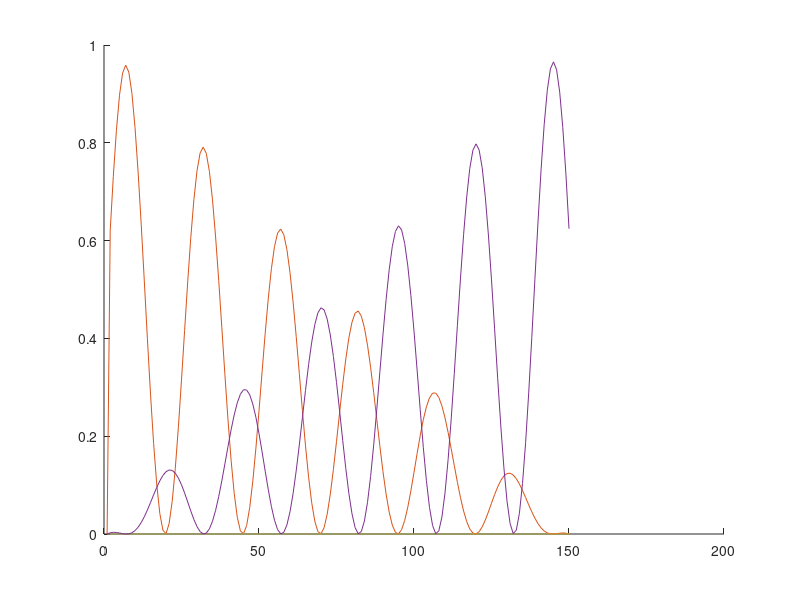
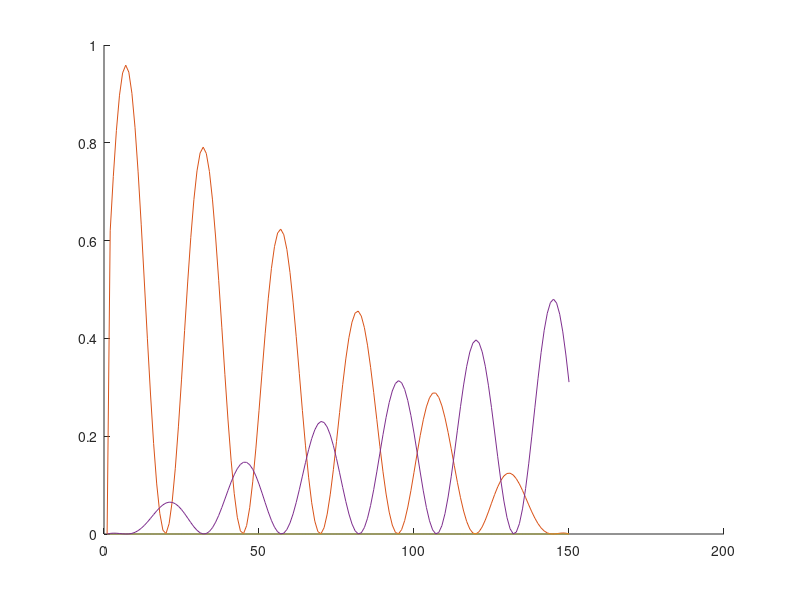
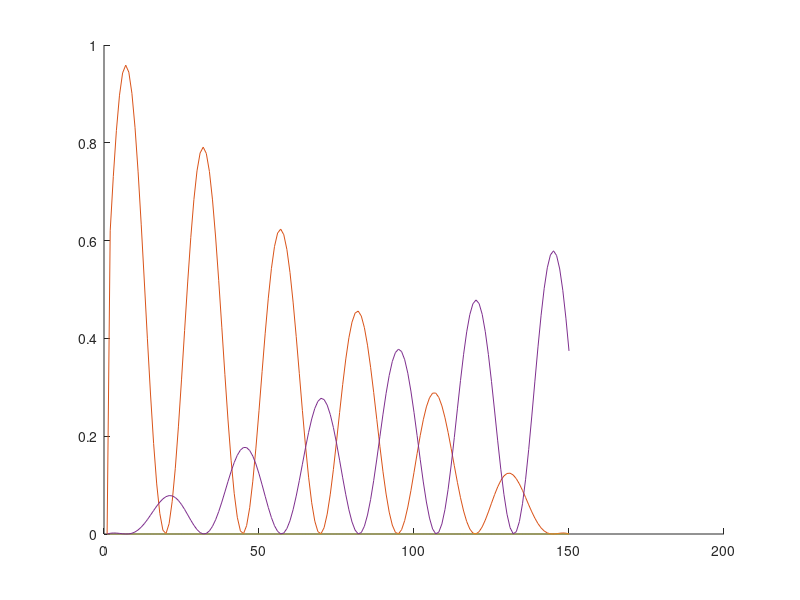
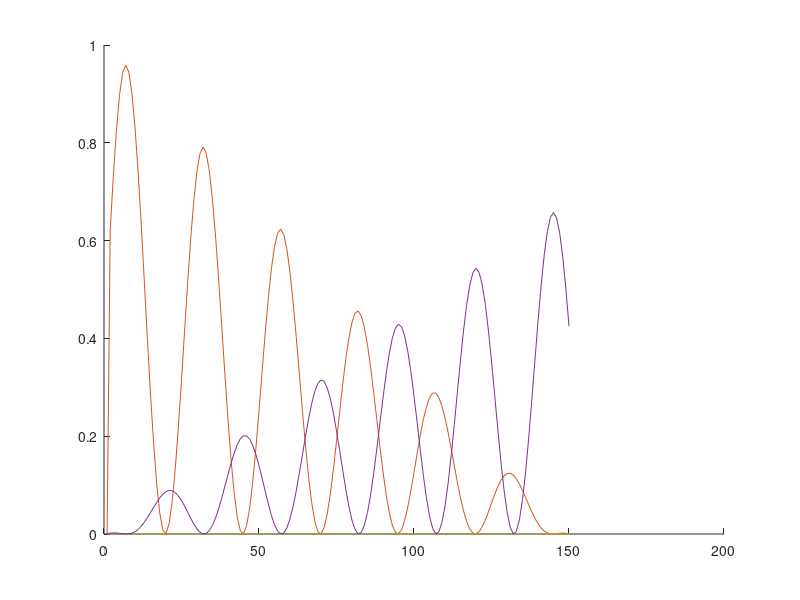

The MATLAB script that drew these images, in order:
function [] = hasselmo9402_working()
% hasselmo_2002 theta model


%todo: 
% add plots for ca3 and ec activity
% add ach to the model
% make a struct to hold data? 

clear all;

%% runtime parameters
p.nTrls = 14;
p.nTSteps = 25;
p.nCA1cells = 2;
p.nCA3cells = 3;
p.nECcells = 2;

p.dt = 0.005; % 5 ms
p.thF = 8; % 8 Hz
p.stepsPerCycle = ceil(((1/p.thF)/p.dt));
p.phaseStep = (2*pi)/p.stepsPerCycle; % numnber of radians to increment theta phase by for each time steps
p.k = .5; 
p.lrate = 0.01; % learning rate, per Ehren's experiment
p.thetaScale = 1; % X from Hasselmo et al (2002), p 799
% [0 to 1] smaller means theta has less effect on functional strength
% paper is vague about whether different values are used for the different
% layers (CA3 vs EC), for now we'll assume that it is a single fixed
% parameter.

% allocate arrays
a.CA1 = nan(p.nCA1cells,p.nTSteps);
a.CA3 = nan(p.nCA3cells,p.nTrls); 
a.EC  = nan(p.nECcells, p.nTrls);
w.CA3 = eye(p.nCA1cells, p.nCA3cells);
w.EC  = eye(p.nCA1cells, p.nECcells); % identity matrix p.801
tempXprod = nan(p.nCA1cells,p.nCA3cells,p.stepsPerCycle);



%% Task 

stage = 1;

% for each trial, run the theta model 
for trl = 1:p.nTrls
  % initialize first timestep
  % NOTE: THESE NEED TO BE SET FOR EACH PHASE OF THE TASK, TRL
  a.CA3(:,1) = [0; 1; 1]; % rand(p.nCA3cells,1) > .5;
  a.EC(:,1)  = [0; 1]; % rand(p.nECcells, 1) > .5;
  
  % runs the model 
  [a, tempXprod, ph, theta] = runTheta(a,tempXprod,w,p,stage);
  
  % compute weight updates after each theta cycle
  dw.CA3(:,:) = sum(tempXprod,3);
  
  fprintf('\nTrial %i\n',trl);
  if any(isnan(dw.CA3)), keyboard, end
  w.CA3, dw.CA3
  w.CA3 = w.CA3 + p.lrate.*dw.CA3; %   w.CA3 = w.CA3 + dw.CA3;
  w.CA3 = min(w.CA3, p.k);
  w.CA3
  
end

if 1, plotStateVariables(theta,a); end

  keyboard

  fprintf('Test initial learning\n');  
  a.CA3(:,1) = [0; 1; 0]; % rand(p.nCA3cells,1) > .5;
  [a, tempXprod, ph, theta] = runTheta(a,tempXprod,w,p,stage); 
  if 1, plotStateVariables(theta,a); end
  
end

function [a,tempXprod, ph, theta] = runTheta(a,tempXprod,w,p,stage)
  
  % allocate phase and theta params
  ph.EC = nan(p.nTSteps,1);   theta.EC = nan(p.nTSteps,1);
  ph.CA3 = nan(p.nTSteps,1);  theta.CA3 = nan(p.nTSteps,1);
  ph.LTP = nan(p.nTSteps,1);  theta.LTP = nan(p.nTSteps,1);

  
  ph.EC(1)  = 0;    theta.EC(1)  = (p.thetaScale/2) * sin(ph.EC(1))  + (1-(p.thetaScale/2));
  ph.CA3(1) = pi;   theta.CA3(1) = (p.thetaScale/2) * sin(ph.CA3(1)) + (1-(p.thetaScale/2));
  ph.LTP(1) = 0;    theta.LTP(1) = sin(ph.LTP(1));
  
  % initialize CA1 activity
  %a.CA1(:,1) = ((theta.EC(1) .* w.EC) * a.EC(:,stage)) + ((theta.CA3(1) .* w.CA3) * a.CA3(:,1)); % eq 2.4 p.799
  nCycles = 6;
  AChLvls = linspace(1,0,nCycles*p.stepsPerCycle); Cr = 1; Cl = 1; % high ach to low ach
  syn.EC3(:,1) = (1 - AChLvls(1)*Cl) * ((theta.EC(1) .* w.EC) * a.EC(:,stage));
  syn.CA3(:,1) = (1 - AChLvls(1)*Cr) * ((theta.CA3(1) .* w.CA3) * a.CA3(:,stage));
  
  a.CA1(:,1) = syn.EC3(:,1) + syn.CA3(:,1); % eq 2.4 p.799

  tempXprod(:,:,1) = (theta.LTP(1) .* a.CA1(:,1)) * a.CA3(:,stage)';
  % run one theta cycle
  for t = 2:nCycles*p.stepsPerCycle
    
    % phasic input
    ph.EC(t)  = ph.EC(t-1)  + p.phaseStep;  theta.EC(t)  = (p.thetaScale/2) * sin(ph.EC(t))  + (1-(p.thetaScale/2));  % eq 2.2 p.799
    ph.CA3(t) = ph.CA3(t-1) + p.phaseStep;  theta.CA3(t) = (p.thetaScale/2) * sin(ph.CA3(t)) + (1-(p.thetaScale/2));  % eq 2.3 p.799
    ph.LTP(t) = ph.LTP(t-1) + p.phaseStep;  theta.LTP(t) = sin(ph.LTP(t));                                        % eq 2.5 p.799
    
    
    %a.CA1 = w.EC .* a.EC + w.CA3 .* a.CA3; % eq 2.1
    %a.CA1(:,t) = ((theta.EC(t) .* w.EC) * a.EC(:,stage)) + ((theta.CA3(t) .* w.CA3) * a.CA3(:,stage)); % eq 2.4 p.799
    syn.EC3(:,t) = (AChLvls(t)*Cl) * ((theta.EC(t) .* w.EC) * a.EC(:,stage));
    syn.CA3(:,t) = (1 - AChLvls(t)*Cr) * ((theta.CA3(t) .* w.CA3) * a.CA3(:,stage));
    
    a.CA1(:,t) = syn.EC3(:,t) + syn.CA3(:,t); % eq 2.4 p.799

    tempXprod(:,:,t) = (theta.LTP(t) .* a.CA1(:,t)) * a.CA3(:,stage)';
    
  end
  keyboard
  figure; hold on;
  plot(reshape(syn.EC3,2,[])'); 
  plot(reshape(syn.CA3,2,[])')
  
 
end

function plotStateVariables(theta,a)
    figure;
    subplot(3,1,1);
    hold off; plot(theta.EC)
    hold on; plot(theta.CA3)
    ylabel('theta.CA3');
    legend('EC','CA3'); ylim([0 1]);
    title(['End of training']);
    
    subplot(3,1,2);
    plot(a.CA1');
    ylabel('act CA1');
    
    subplot(3,1,3);
    plot(theta.LTP)
    ylabel('theta LTP');
end

%%
